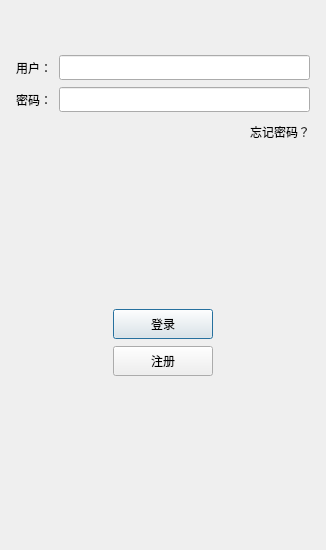
<?xml version="1.0" encoding="UTF-8"?>
<ui version="4.0">
 <class>login</class>
 <widget class="QDialog" name="login">
  <property name="geometry">
   <rect>
    <x>0</x>
    <y>0</y>
    <width>326</width>
    <height>550</height>
   </rect>
  </property>
  <property name="minimumSize">
   <size>
    <width>300</width>
    <height>500</height>
   </size>
  </property>
  <property name="maximumSize">
   <size>
    <width>330</width>
    <height>550</height>
   </size>
  </property>
  <property name="windowTitle">
   <string>Login</string>
  </property>
  <layout class="QHBoxLayout" name="horizontalLayout">
   <item>
    <layout class="QVBoxLayout" name="verticalLayout">
     <property name="spacing">
      <number>7</number>
     </property>
     <property name="leftMargin">
      <number>5</number>
     </property>
     <property name="topMargin">
      <number>5</number>
     </property>
     <property name="rightMargin">
      <number>5</number>
     </property>
     <property name="bottomMargin">
      <number>5</number>
     </property>
     <item>
      <widget class="QWidget" name="widget" native="true">
       <layout class="QGridLayout" name="gridLayout">
        <item row="0" column="0">
         <widget class="QLabel" name="label">
          <property name="maximumSize">
           <size>
            <width>280</width>
            <height>310</height>
           </size>
          </property>
          <property name="text">
           <string/>
          </property>
          <property name="pixmap">
           <pixmap resource="res.qrc">:/res/login.png</pixmap>
          </property>
          <property name="alignment">
           <set>Qt::AlignCenter</set>
          </property>
          <property name="indent">
           <number>-8</number>
          </property>
         </widget>
        </item>
       </layout>
      </widget>
     </item>
     <item>
      <layout class="QHBoxLayout" name="user_horizonllayout">
       <item>
        <widget class="QLabel" name="user_label">
         <property name="minimumSize">
          <size>
           <width>0</width>
           <height>25</height>
          </size>
         </property>
         <property name="maximumSize">
          <size>
           <width>16777215</width>
           <height>25</height>
          </size>
         </property>
         <property name="text">
          <string>用户：</string>
         </property>
        </widget>
       </item>
       <item>
        <widget class="QLineEdit" name="user_edit">
         <property name="minimumSize">
          <size>
           <width>0</width>
           <height>25</height>
          </size>
         </property>
         <property name="maximumSize">
          <size>
           <width>16777215</width>
           <height>25</height>
          </size>
         </property>
        </widget>
       </item>
      </layout>
     </item>
     <item>
      <layout class="QHBoxLayout" name="psd_horzionlayout">
       <item>
        <widget class="QLabel" name="password_label">
         <property name="minimumSize">
          <size>
           <width>0</width>
           <height>25</height>
          </size>
         </property>
         <property name="maximumSize">
          <size>
           <width>16777215</width>
           <height>25</height>
          </size>
         </property>
         <property name="text">
          <string>密码：</string>
         </property>
        </widget>
       </item>
       <item>
        <widget class="QLineEdit" name="passord_edit">
         <property name="minimumSize">
          <size>
           <width>0</width>
           <height>25</height>
          </size>
         </property>
         <property name="maximumSize">
          <size>
           <width>16777215</width>
           <height>25</height>
          </size>
         </property>
        </widget>
       </item>
      </layout>
     </item>
     <item>
      <layout class="QHBoxLayout" name="horizontalLayout_2">
       <item>
        <spacer name="horizontalSpacer">
         <property name="orientation">
          <enum>Qt::Horizontal</enum>
         </property>
         <property name="sizeHint" stdset="0">
          <size>
           <width>40</width>
           <height>25</height>
          </size>
         </property>
        </spacer>
       </item>
       <item>
        <widget class="QLabel" name="label_2">
         <property name="minimumSize">
          <size>
           <width>0</width>
           <height>25</height>
          </size>
         </property>
         <property name="maximumSize">
          <size>
           <width>16777215</width>
           <height>25</height>
          </size>
         </property>
         <property name="text">
          <string>忘记密码？</string>
         </property>
        </widget>
       </item>
      </layout>
     </item>
     <item>
      <spacer name="verticalSpacer">
       <property name="orientation">
        <enum>Qt::Vertical</enum>
       </property>
       <property name="sizeHint" stdset="0">
        <size>
         <width>20</width>
         <height>40</height>
        </size>
       </property>
      </spacer>
     </item>
     <item>
      <layout class="QHBoxLayout" name="horizontalLayout_3">
       <item>
        <spacer name="horizontalSpacer_3">
         <property name="orientation">
          <enum>Qt::Horizontal</enum>
         </property>
         <property name="sizeHint" stdset="0">
          <size>
           <width>40</width>
           <height>20</height>
          </size>
         </property>
        </spacer>
       </item>
       <item>
        <widget class="QPushButton" name="pushButton">
         <property name="minimumSize">
          <size>
           <width>100</width>
           <height>30</height>
          </size>
         </property>
         <property name="maximumSize">
          <size>
           <width>100</width>
           <height>30</height>
          </size>
         </property>
         <property name="text">
          <string>登录</string>
         </property>
        </widget>
       </item>
       <item>
        <spacer name="horizontalSpacer_2">
         <property name="orientation">
          <enum>Qt::Horizontal</enum>
         </property>
         <property name="sizeHint" stdset="0">
          <size>
           <width>40</width>
           <height>20</height>
          </size>
         </property>
        </spacer>
       </item>
      </layout>
     </item>
     <item>
      <layout class="QHBoxLayout" name="horizontalLayout_4">
       <item>
        <spacer name="horizontalSpacer_5">
         <property name="orientation">
          <enum>Qt::Horizontal</enum>
         </property>
         <property name="sizeHint" stdset="0">
          <size>
           <width>40</width>
           <height>20</height>
          </size>
         </property>
        </spacer>
       </item>
       <item>
        <widget class="QPushButton" name="reg_btn">
         <property name="minimumSize">
          <size>
           <width>100</width>
           <height>30</height>
          </size>
         </property>
         <property name="maximumSize">
          <size>
           <width>100</width>
           <height>30</height>
          </size>
         </property>
         <property name="text">
          <string>注册</string>
         </property>
        </widget>
       </item>
       <item>
        <spacer name="horizontalSpacer_4">
         <property name="orientation">
          <enum>Qt::Horizontal</enum>
         </property>
         <property name="sizeHint" stdset="0">
          <size>
           <width>40</width>
           <height>20</height>
          </size>
         </property>
        </spacer>
       </item>
      </layout>
     </item>
     <item>
      <spacer name="verticalSpacer_2">
       <property name="orientation">
        <enum>Qt::Vertical</enum>
       </property>
       <property name="sizeHint" stdset="0">
        <size>
         <width>20</width>
         <height>40</height>
        </size>
       </property>
      </spacer>
     </item>
    </layout>
   </item>
  </layout>
 </widget>
 <resources>
  <include location="res.qrc"/>
 </resources>
 <connections/>
</ui>
